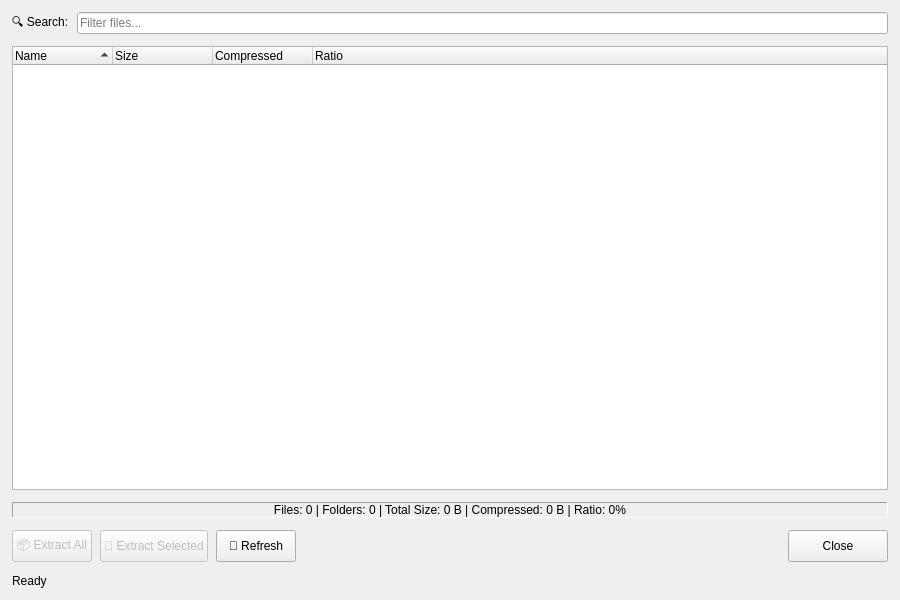
<?xml version="1.0" encoding="UTF-8"?>
<ui version="4.0">
 <class>ArchiveViewerDialog</class>
 <widget class="QDialog" name="ArchiveViewerDialog">
  <property name="geometry">
   <rect>
    <x>0</x>
    <y>0</y>
    <width>900</width>
    <height>600</height>
   </rect>
  </property>
  <property name="windowTitle">
   <string>Archive Viewer</string>
  </property>
  <layout class="QVBoxLayout" name="mainLayout">
   <property name="spacing">
    <number>12</number>
   </property>
   <property name="leftMargin">
    <number>12</number>
   </property>
   <property name="topMargin">
    <number>12</number>
   </property>
   <property name="rightMargin">
    <number>12</number>
   </property>
   <property name="bottomMargin">
    <number>12</number>
   </property>
   <item>
    <!-- Search Bar -->
    <layout class="QHBoxLayout" name="searchLayout">
     <property name="spacing">
      <number>8</number>
     </property>
     <item>
      <widget class="QLabel" name="labelSearch">
       <property name="text">
        <string>🔍 Search:</string>
       </property>
      </widget>
     </item>
     <item>
      <widget class="QLineEdit" name="lineEditSearch">
       <property name="placeholderText">
        <string>Filter files...</string>
       </property>
       <property name="toolTip">
        <string>Type to filter files by name</string>
       </property>
       <property name="clearButtonEnabled">
        <bool>true</bool>
       </property>
      </widget>
     </item>
    </layout>
   </item>
   <item>
    <!-- Tree View -->
    <widget class="QTreeWidget" name="treeWidget">
     <property name="minimumSize">
      <size>
       <width>0</width>
       <height>300</height>
      </size>
     </property>
     <property name="alternatingRowColors">
      <bool>true</bool>
     </property>
     <property name="selectionMode">
      <enum>QAbstractItemView::ExtendedSelection</enum>
     </property>
     <property name="sortingEnabled">
      <bool>true</bool>
     </property>
     <property name="columnCount">
      <number>4</number>
     </property>
     <column>
      <property name="text">
       <string>Name</string>
      </property>
     </column>
     <column>
      <property name="text">
       <string>Size</string>
      </property>
     </column>
     <column>
      <property name="text">
       <string>Compressed</string>
      </property>
     </column>
     <column>
      <property name="text">
       <string>Ratio</string>
      </property>
     </column>
    </widget>
   </item>
   <item>
    <!-- Statistics Bar -->
    <widget class="QLabel" name="labelStatistics">
     <property name="text">
      <string>Files: 0 | Folders: 0 | Total Size: 0 B | Compressed: 0 B | Ratio: 0%</string>
     </property>
     <property name="alignment">
      <set>Qt::AlignCenter</set>
     </property>
     <property name="frameShape">
      <enum>QFrame::Panel</enum>
     </property>
     <property name="frameShadow">
      <enum>QFrame::Sunken</enum>
     </property>
     <property name="margin">
      <number>6</number>
     </property>
    </widget>
   </item>
   <item>
    <!-- Button Row -->
    <layout class="QHBoxLayout" name="buttonLayout">
     <property name="spacing">
      <number>8</number>
     </property>
     <item>
      <widget class="QPushButton" name="buttonExtractAll">
       <property name="minimumSize">
        <size>
         <width>0</width>
         <height>32</height>
        </size>
       </property>
       <property name="text">
        <string>📦 Extract All</string>
       </property>
       <property name="toolTip">
        <string>Extract all files from the archive</string>
       </property>
       <property name="enabled">
        <bool>false</bool>
       </property>
      </widget>
     </item>
     <item>
      <widget class="QPushButton" name="buttonExtractSelected">
       <property name="minimumSize">
        <size>
         <width>0</width>
         <height>32</height>
        </size>
       </property>
       <property name="text">
        <string>📂 Extract Selected</string>
       </property>
       <property name="toolTip">
        <string>Extract selected files from the archive</string>
       </property>
       <property name="enabled">
        <bool>false</bool>
       </property>
      </widget>
     </item>
     <item>
      <widget class="QPushButton" name="buttonRefresh">
       <property name="minimumSize">
        <size>
         <width>0</width>
         <height>32</height>
        </size>
       </property>
       <property name="text">
        <string>🔄 Refresh</string>
       </property>
       <property name="toolTip">
        <string>Reload archive contents</string>
       </property>
      </widget>
     </item>
     <item>
      <spacer name="buttonSpacer">
       <property name="orientation">
        <enum>Qt::Horizontal</enum>
       </property>
       <property name="sizeHint" stdset="0">
        <size>
         <width>40</width>
         <height>20</height>
        </size>
       </property>
      </spacer>
     </item>
     <item>
      <widget class="QPushButton" name="buttonClose">
       <property name="minimumSize">
        <size>
         <width>100</width>
         <height>32</height>
        </size>
       </property>
       <property name="text">
        <string>Close</string>
       </property>
       <property name="toolTip">
        <string>Close this window</string>
       </property>
      </widget>
     </item>
    </layout>
   </item>
   <item>
    <!-- Status Bar -->
    <widget class="QLabel" name="labelStatus">
     <property name="text">
      <string>Ready</string>
     </property>
     <property name="alignment">
      <set>Qt::AlignLeft|Qt::AlignVCenter</set>
     </property>
     <property name="margin">
      <number>4</number>
     </property>
    </widget>
   </item>
  </layout>
 </widget>
 <resources/>
 <connections/>
</ui>
